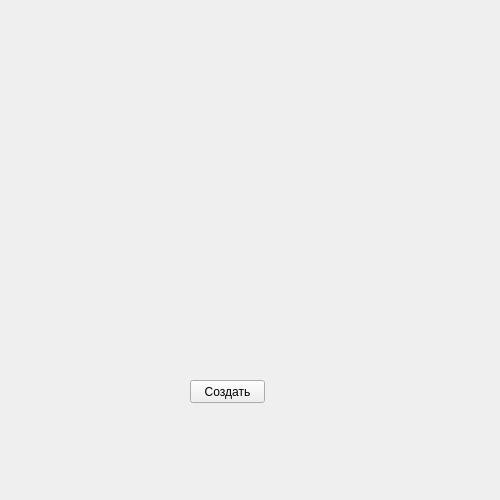
<?xml version="1.0" encoding="UTF-8"?>
<ui version="4.0">
 <class>MainWindow</class>
 <widget class="QMainWindow" name="MainWindow">
  <property name="geometry">
   <rect>
    <x>0</x>
    <y>0</y>
    <width>500</width>
    <height>500</height>
   </rect>
  </property>
  <property name="windowTitle">
   <string>MainWindow</string>
  </property>
  <widget class="QWidget" name="centralwidget">
   <widget class="QPushButton" name="btn">
    <property name="geometry">
     <rect>
      <x>190</x>
      <y>380</y>
      <width>75</width>
      <height>23</height>
     </rect>
    </property>
    <property name="text">
     <string>Создать</string>
    </property>
   </widget>
  </widget>
 </widget>
 <resources/>
 <connections/>
</ui>
